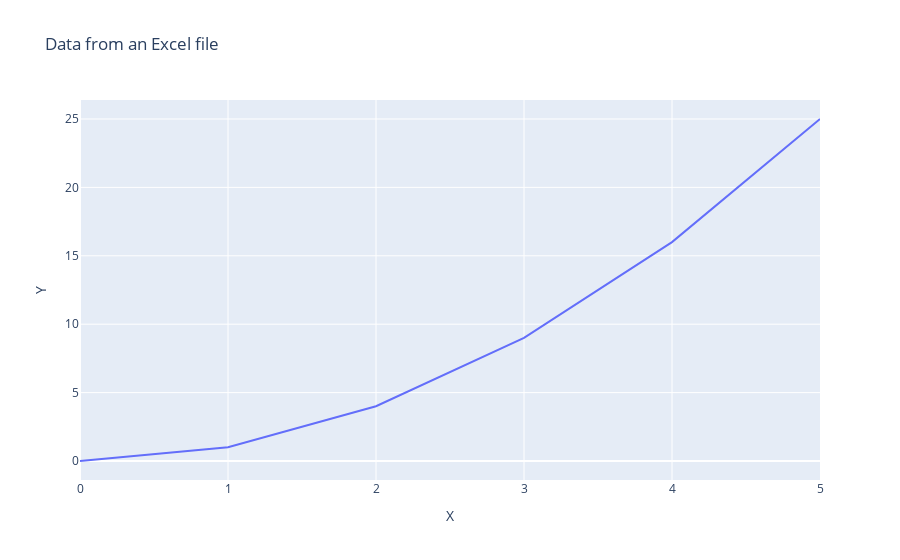

Here is the notebook cell this chart was saved with:
### Markdown cell above
Importing the data from an Excel file isn't much different that from a CSV file. We simply substitute

`df = pd.read_csv('../Data/x-y-data.csv')'

for 

`df = pd.read_excel('../Data/x-y-data.xlsx')`

Here's the program:

### Code cell
# import plotly.express and pandas
import plotly.express as px
import pandas as pd

# Read the Excel file into a DataFrame named df
df = pd.read_excel('../Data/x-y-data.xlsx')

# Create the plot
fig = px.line(data_frame=df, x='X', y='Y', title='Data from an Excel file')

# Show the plot
fig.show()

### Figure 1 — Plotly figure (JSON) as saved in the notebook; plotly's stock layout.template omitted (floating-point values rounded to 4 significant figures)
{"data": [{"hovertemplate": "X=%{x}<br>Y=%{y}<extra></extra>", "legendgroup": "", "line": {"color": "#636efa", "dash": "solid"}, "marker": {"symbol": "circle"}, "mode": "lines", "name": "", "orientation": "v", "showlegend": false, "type": "scatter", "x": [0, 1, 2, 3, 4, 5], "xaxis": "x", "y": [0, 1, 4, 9, 16, 25], "yaxis": "y"}], "layout": {"legend": {"tracegroupgap": 0}, "title": {"text": "Data from an Excel file"}, "xaxis": {"anchor": "y", "domain": [0, 1], "title": {"text": "X"}}, "yaxis": {"anchor": "x", "domain": [0, 1], "title": {"text": "Y"}}}}
